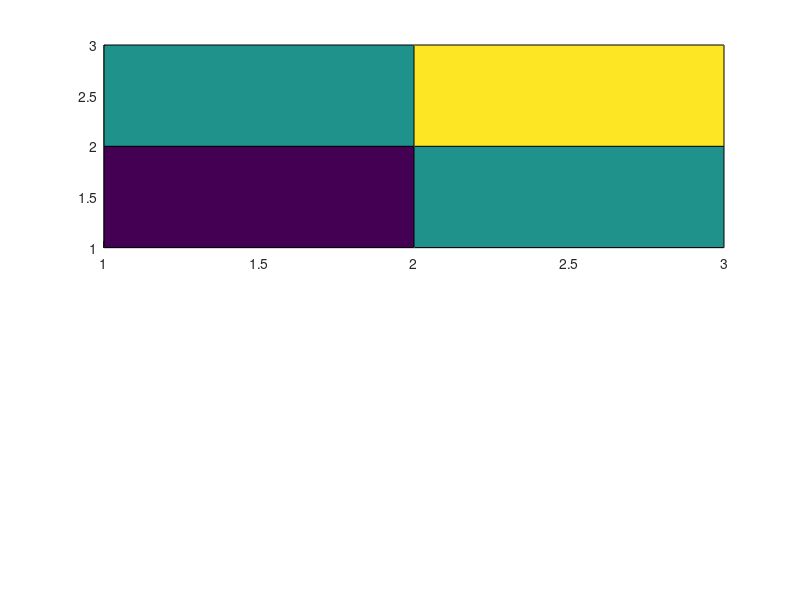

This chart was generated by the following MATLAB code: (Note: this script raises an error after producing the figure.)
f = figure(27);
top = subplot(211);
default_view = view();
surface_handle = surf([0, 1, 0; 1, 2, 1; 0, 1, 0]);
top_view = view(2);
queried_top = view();
three_view = view(3);
queried_three = view();
custom_view = view([45, 20]);
queried_custom = view();
lower = subplot(212);
mesh([0, 1; 1, 0]);
lower_default_view = view(lower);
top_query_view = view(top);
view(top, 2);
top_view_after_target = view(top);
lower_view_after_top_target = view(lower);
view(lower, [10, 40]);
lower_view_after_target = view(lower);
view(top, 15, 25);
top_view_after_scalars = view(top);
current = gcf();
